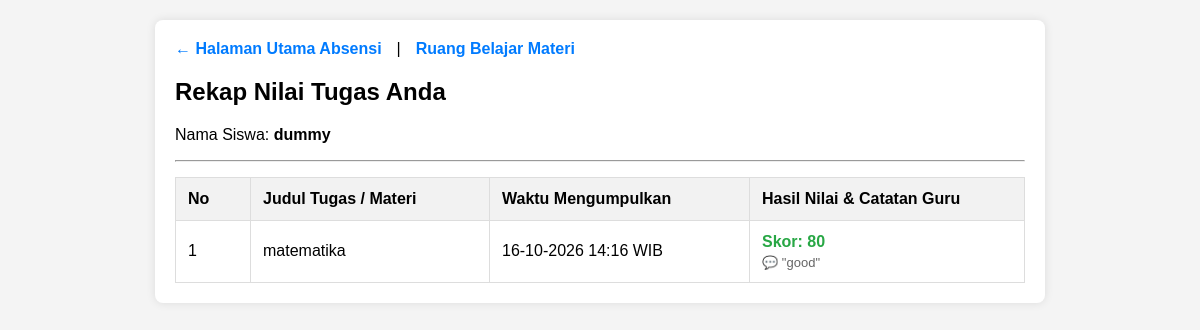
Screenshot of /lihat_nilai.php (signed in) with the database file from the repository.
### tables this page shows
CREATE TABLE `pengumpulan_tugas` (
  `id_pengumpulan` int(11) NOT NULL,
  `id_materi` int(11) NOT NULL,
  `id_siswa` int(11) NOT NULL,
  `file_tugas` varchar(255) NOT NULL,
  `nilai` int(11) DEFAULT NULL,
  `catatan` text DEFAULT NULL,
  `waktu_kumpul` timestamp NOT NULL DEFAULT current_timestamp()
);

CREATE TABLE `materi` (
  `id_materi` int(11) NOT NULL,
  `judul` varchar(150) NOT NULL,
  `deskripsi` text DEFAULT NULL,
  `link_sumber` varchar(255) DEFAULT NULL,
  `nama_file` varchar(255) DEFAULT NULL,
  `tanggal_dibuat` timestamp NOT NULL DEFAULT current_timestamp()
);

### lihat_nilai.php (the view, shortened to what this page needs)
<?php
include 'koneksi.php';
$id_siswa_aktif = $_SESSION['id_siswa'];
$query_nilai = mysqli_query($koneksi, "
    SELECT pt.*, m.judul
    FROM pengumpulan_tugas pt
    JOIN materi m ON pt.id_materi = m.id_materi
    WHERE pt.id_siswa = $id_siswa_aktif
    ORDER BY pt.waktu_kumpul DESC
");
?>
<!DOCTYPE html>
<html lang="id">
<head>
</head>
<body>
<div class="container">
    <div class="nav-links">
        <a href="index.php">← Halaman Utama Absensi</a> |
        <a href="materi.php">Ruang Belajar Materi</a>
    </div>
    <h2>Rekap Nilai Tugas Anda</h2>
    <p>Nama Siswa: <b><?= htmlspecialchars($_SESSION['nama_siswa']); ?></b></p>
    <hr>
    <table>
        <thead>
            <tr>
                <th style="width: 50px;">No</th>
                <th>Judul Tugas / Materi</th>
                <th>Waktu Mengumpulkan</th>
                <th style="width: 250px;">Hasil Nilai & Catatan Guru</th>
            </tr>
        </thead>
        <tbody>
            <?php
            $no = 1;
            if (mysqli_num_rows($query_nilai) > 0) {
                while ($row = mysqli_fetch_assoc($query_nilai)) {
                    $waktu_kumpul = date('d-m-Y H:i', strtotime($row['waktu_kumpul']));
                ?>
                    <tr>
                        <td><?= $no++; ?></td>
                        <td><?= htmlspecialchars($row['judul']); ?></td>
                        <td><?= $waktu_kumpul; ?> WIB</td>
                        <td>
                            <?php if ($row['nilai'] !== null): ?>
                                <span class="nilai-tinggi">Skor: <?= $row['nilai']; ?></span>
                                <?php if (!empty($row['catatan'])): ?>
                                    <span class="catatan">💬 "<?= htmlspecialchars($row['catatan']); ?>"</span>
                                <?php endif; ?>
                            <?php else: ?>
                                <span class="nilai-belum">⏳ Belum diperiksa guru</span>
                            <?php endif; ?>
                        </td>
                    </tr>
                <?php
                }
            } else {
                echo "<tr><td colspan='4' style='text-align:center; color:#777;'>Anda belum pernah mengumpulkan tugas apa pun.</td></tr>";
            }
            ?>
        </tbody>
    </table>
</div>
</body>
</html>

### lihat_nilai.php (style rules this page uses)
body { font-family: Arial, sans-serif; margin: 20px; background-color: #f4f4f4; }
.container { max-width: 850px; background: white; padding: 20px; border-radius: 8px; box-shadow: 0 0 10px rgba(0,0,0,0.1); margin: auto; }
.nav-links { margin-bottom: 20px; display: flex; gap: 15px; }
.nav-links a { text-decoration: none; color: #007BFF; font-weight: bold; }
table { width: 100%; border-collapse: collapse; margin-top: 15px; }
table, th, td { border: 1px solid #ddd; text-align: left; }
th, td { padding: 12px; }
th { background-color: #f2f2f2; }
.nilai-tinggi { color: #28a745; font-weight: bold; font-size: 16px; }
.catatan { font-size: 13px; color: #666; margin-top: 4px; display: block; }

### rows the page displays
pengumpulan_tugas: id_materi.judul "matematika", waktu_kumpul "16-10-2026 14:16", nilai "80", catatan "good"

### other values shown
$_SESSION['nama_siswa'] "dummy"
